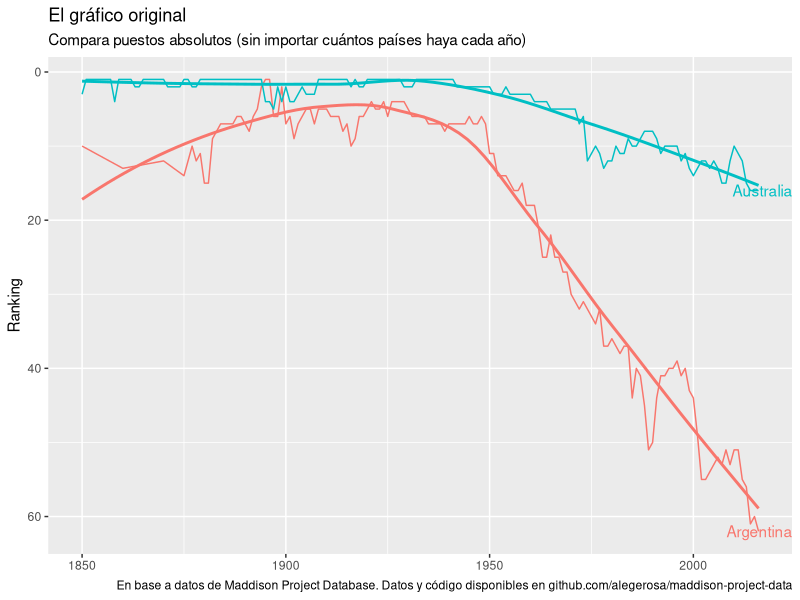
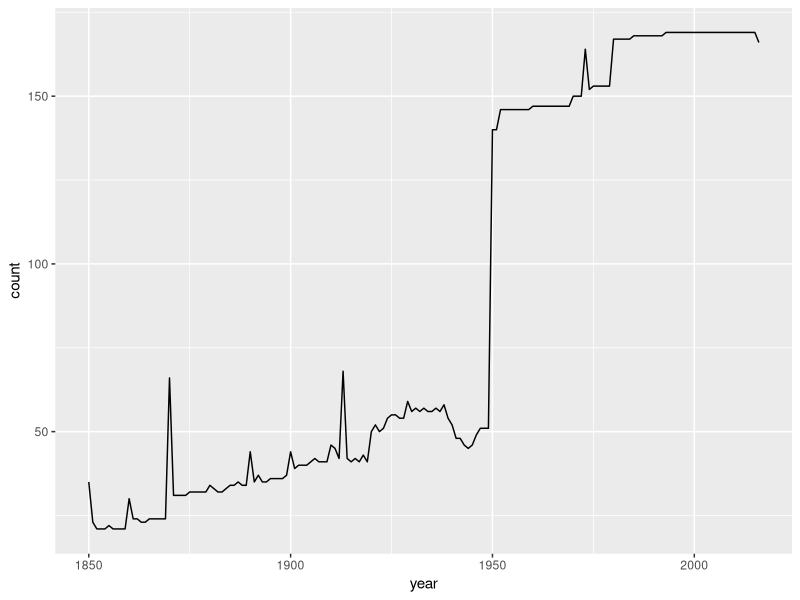
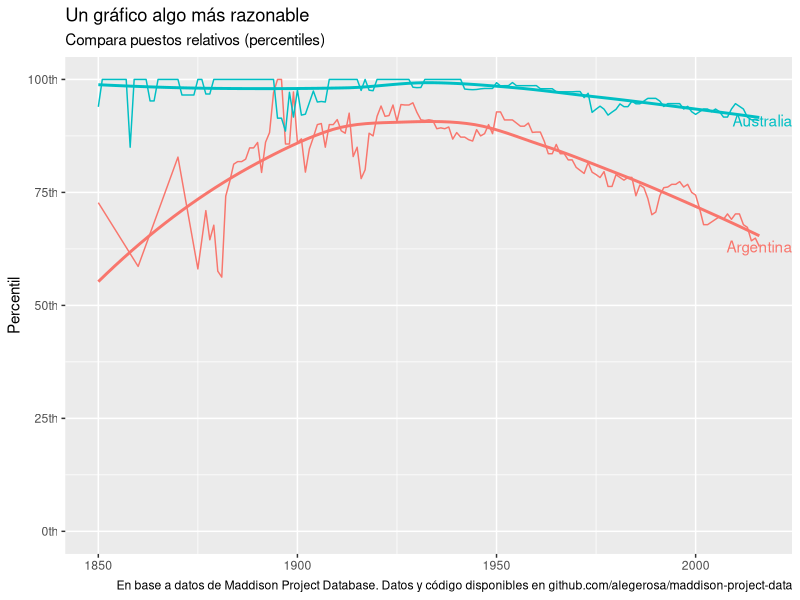
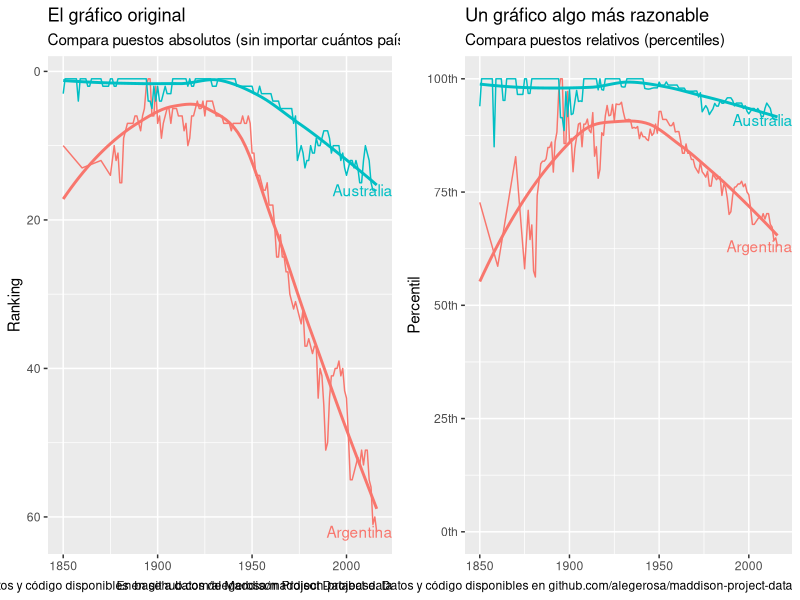
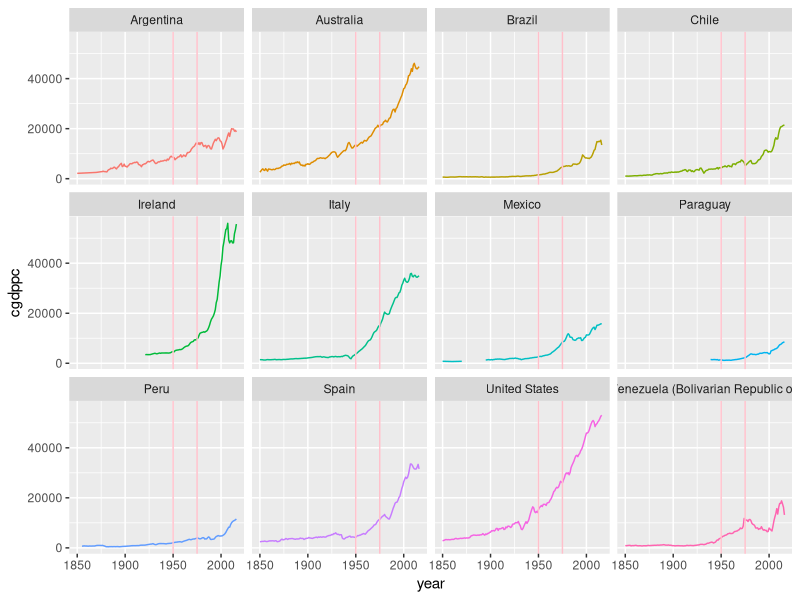
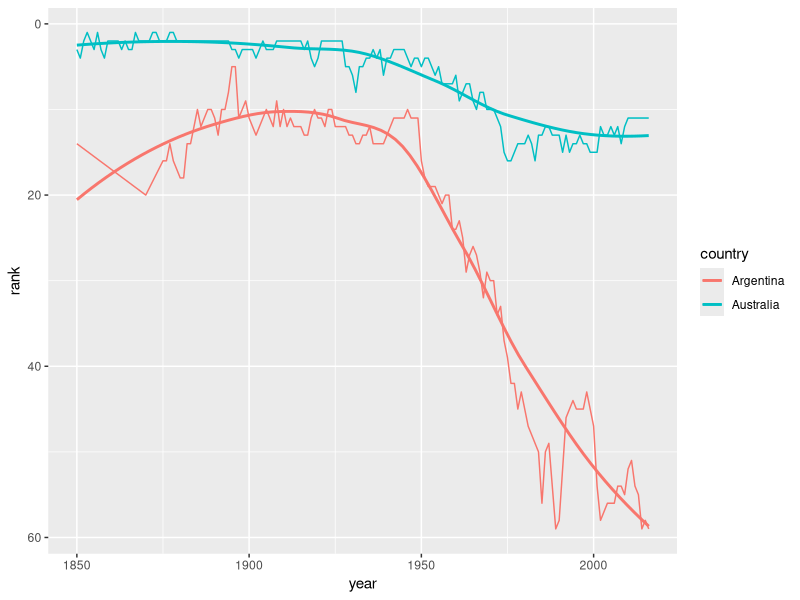
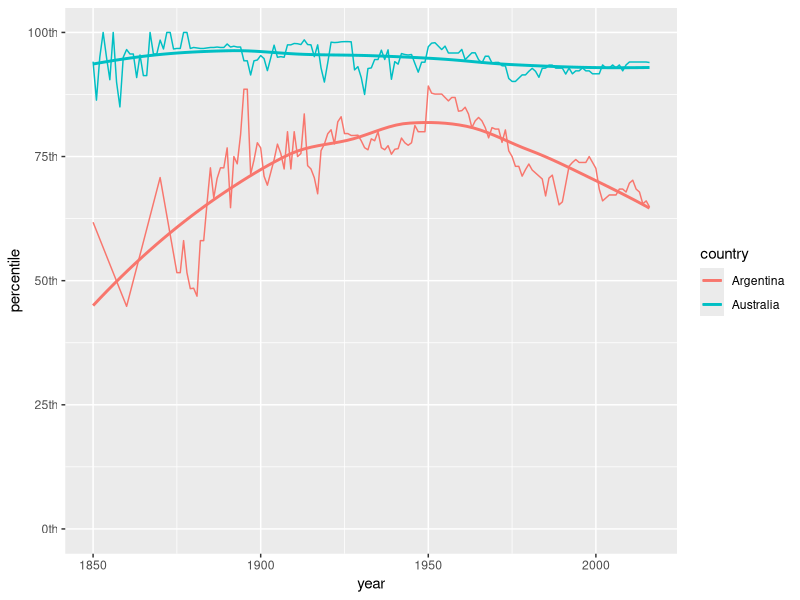

Here is the R script that generated these plots, in order:
## ---- chunk 1
knitr::opts_chunk$set(echo = TRUE)
library(tidyverse)
library(readxl)
library(cowplot)

caption <- "En base a datos de Maddison Project Database. Datos y código disponibles en github.com/alegerosa/maddison-project-data"
  
  
## ---- chunk 2
data <- read_xlsx("data/mpd2018.xlsx", sheet = 2)



## ---- chunk 3
gdp_with_rankings <- data %>%
  group_by(year) %>%
  mutate(rank = row_number(desc(cgdppc)),
         perc_rank = percent_rank(cgdppc),
         percentile = perc_rank * 100,
         rank_better_ties = rank(desc(cgdppc), ties.method = "min", na.last = "keep"))
## ---- chunk 4

p <- gdp_with_rankings %>%
  filter(countrycode %in% c("ARG", "AUS"),
         year >= 1850) %>% 
  ggplot(aes(x = year, rank, color = country)) +
  geom_line() +
  scale_y_reverse() +
  geom_text(data = filter(gdp_with_rankings, year == "2016" & countrycode %in% c("ARG", "AUS")), aes(label = country, colour = country, x = Inf, y = rank), hjust = 1) +
  guides(color = FALSE) +
  labs(x = NULL,
       y = "Ranking",
      title = "El gráfico original",
      subtitle = "Compara puestos absolutos (sin importar cuántos países haya cada año)",
      caption = caption) +
  geom_smooth(se = FALSE)
p

## ---- chunk 5
counts <- gdp_with_rankings %>%
  group_by(year) %>% 
  summarise(count = sum(!is.na(rgdpnapc))) %>% 
  filter(year >= 1850) %>%
  ggplot(aes(year, count))

counts + geom_line()

## ---- chunk 6
q <- gdp_with_rankings %>%
  filter(countrycode %in% c("ARG", "AUS"),
         year >= 1850) %>% 
  ggplot(aes(year, percentile, color = country)) +
  geom_line() +
  scale_y_continuous(labels = scales::ordinal) +
  coord_cartesian(ylim=c(0,100)) +
  geom_text(data = filter(gdp_with_rankings, year == "2016" & countrycode %in% c("ARG", "AUS")), aes(label = country, colour = country, x = Inf, y = percentile), hjust = 1) +
  guides(color = FALSE) +
  labs(x = NULL,
       y = "Percentil",
      title = "Un gráfico algo más razonable",
      subtitle = "Compara puestos relativos (percentiles)",
      caption = caption) +
  geom_smooth(se = FALSE)

q


## ---- chunk 7
plot_grid(p, q)


## ---- chunk 8
comparisons <- c("ARG", "AUS", "USA", "VEN", "MEX", "CHL", "PER", "BRA", "IRL", "ITA", "ESP", "PRY")

gdp_plot <- gdp_with_rankings %>%
  filter(year >= 1850, countrycode %in% comparisons) %>% 
  ggplot(aes(year, cgdppc, color = country))

gdp_plot + geom_line() +
  facet_wrap(~country) + guides(color = FALSE) +
  geom_vline(xintercept = 1950, color = "pink") +
  geom_vline(xintercept = 1975, color = "pink")




  

## ---- chunk 9

gdp_with_rgd_rankings <- data %>%
  group_by(year) %>%
  mutate(rank = row_number(desc(rgdpnapc)),
         perc_rank = percent_rank(rgdpnapc),
         percentile = perc_rank * 100,
         rank_better_ties = rank(desc(rgdpnapc), ties.method = "min", na.last = "keep"))

rgd <- gdp_with_rgd_rankings %>%
  filter(countrycode %in% c("ARG", "AUS"),
         year >= 1850) %>% 
  ggplot(aes(x = year, rank, color = country)) 

rgd + geom_line() +
  scale_y_reverse() +
  geom_smooth(se = FALSE)

perc_rgd <- gdp_with_rgd_rankings %>%
  filter(countrycode %in% c("ARG", "AUS"),
         year >= 1850) %>% 
  ggplot(aes(year, percentile, color = country))

perc_rgd + geom_line() +
  scale_y_continuous(labels = scales::ordinal) +
  coord_cartesian(ylim=c(0,100)) +
  geom_smooth(se = FALSE)



